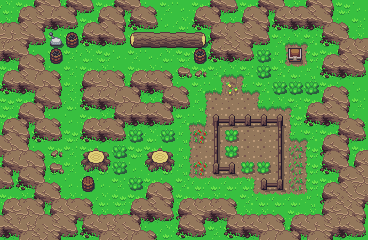

Tiled map render using the project's own tile images. Description and the whole map definition, tile-layer contents included, below:
An orthogonal 23x15 tile map with 16x16 px tiles, 1 tile layer (Background), 1 hidden layer not drawn.

<map version="1.5" tiledversion="2021.03.23" orientation="orthogonal" renderorder="right-down" width="23" height="15" tilewidth="16" tileheight="16" infinite="0" nextlayerid="3" nextobjectid="1">
 <editorsettings>
  <export target="Level03.json" format="json" />
 </editorsettings>
 <tileset firstgid="1" source="Nobelia.tsx" />
 <layer id="1" name="Background" width="23" height="15">
  <data encoding="csv">
34,99,108,109,101,104,99,101,105,100,33,36,99,101,104,99,101,105,102,108,98,35,36,
102,108,112,106,104,99,108,98,103,104,36,34,103,105,102,108,98,103,106,106,105,100,33,
110,112,104,124,220,103,106,104,94,95,95,95,96,97,107,112,104,37,38,39,103,105,102,
106,105,100,220,33,34,35,36,33,36,34,35,220,103,106,104,226,40,115,41,99,108,112,
99,108,109,100,33,99,102,100,99,102,100,126,127,37,38,39,226,42,43,44,103,106,104,
103,106,111,98,33,97,110,109,101,106,105,100,37,48,30,47,39,226,226,226,99,100,36,
35,99,101,104,34,103,106,111,109,102,101,104,40,1,1,1,47,38,39,99,108,98,33,
99,101,105,100,36,99,102,101,106,106,104,37,48,50,55,55,55,51,41,103,106,105,100,
108,98,103,104,35,103,106,104,226,34,226,40,31,54,225,1,49,54,47,39,99,101,104,
111,109,100,127,33,122,123,226,35,122,123,40,1,54,225,1,1,54,29,41,97,98,99,
101,111,98,126,33,120,121,226,36,120,121,40,31,52,59,225,225,54,29,41,103,105,108,
104,103,105,100,36,234,36,33,226,99,100,42,43,43,43,46,58,53,29,41,99,108,110,
99,102,101,105,102,100,34,35,99,108,98,99,102,102,100,42,43,43,43,44,97,107,112,
108,110,109,108,112,105,102,102,101,106,104,97,112,106,105,102,102,100,99,102,108,110,98,
106,111,107,112,104,103,111,107,109,100,34,103,104,33,103,106,111,109,101,111,112,106,104
</data>
 </layer>
 <layer id="2" name="Items" width="23" height="15" visible="0">
  <data encoding="csv">
0,0,0,0,0,0,0,0,0,0,0,0,0,0,0,0,0,0,0,0,0,0,0,
0,0,0,0,0,0,0,0,0,0,0,0,0,0,0,0,0,0,0,0,0,0,0,
0,0,0,0,0,0,0,0,0,0,0,0,0,0,0,0,0,0,0,0,0,0,0,
0,0,0,0,0,0,0,0,0,0,0,0,0,0,0,0,0,0,0,0,0,0,0,
0,0,0,0,0,0,0,0,0,0,0,0,0,0,0,0,0,0,0,0,0,0,0,
0,0,0,0,0,0,0,0,0,0,0,0,0,0,0,0,0,0,0,0,0,0,0,
0,0,0,0,0,0,0,0,0,0,0,0,0,0,0,0,0,0,0,0,0,0,0,
0,0,0,0,0,0,0,0,0,0,0,0,0,0,0,0,0,0,0,0,0,0,0,
0,0,0,0,0,0,0,0,0,0,0,0,0,0,0,0,207,0,0,0,0,0,0,
0,0,0,0,0,0,0,0,0,0,0,0,0,0,0,0,0,0,0,0,0,0,0,
0,0,0,0,0,0,0,0,0,0,0,0,0,0,0,0,0,0,0,0,0,0,0,
0,0,0,0,0,0,0,0,0,0,0,0,0,0,0,0,0,0,0,0,0,0,0,
0,0,0,0,0,0,0,0,0,0,0,0,0,0,0,0,0,0,0,0,0,0,0,
0,0,0,0,0,0,0,0,0,0,0,0,0,0,0,0,0,0,0,0,0,0,0,
0,0,0,0,0,0,0,0,0,0,0,0,0,0,0,0,0,0,0,0,0,0,0
</data>
 </layer>
</map>